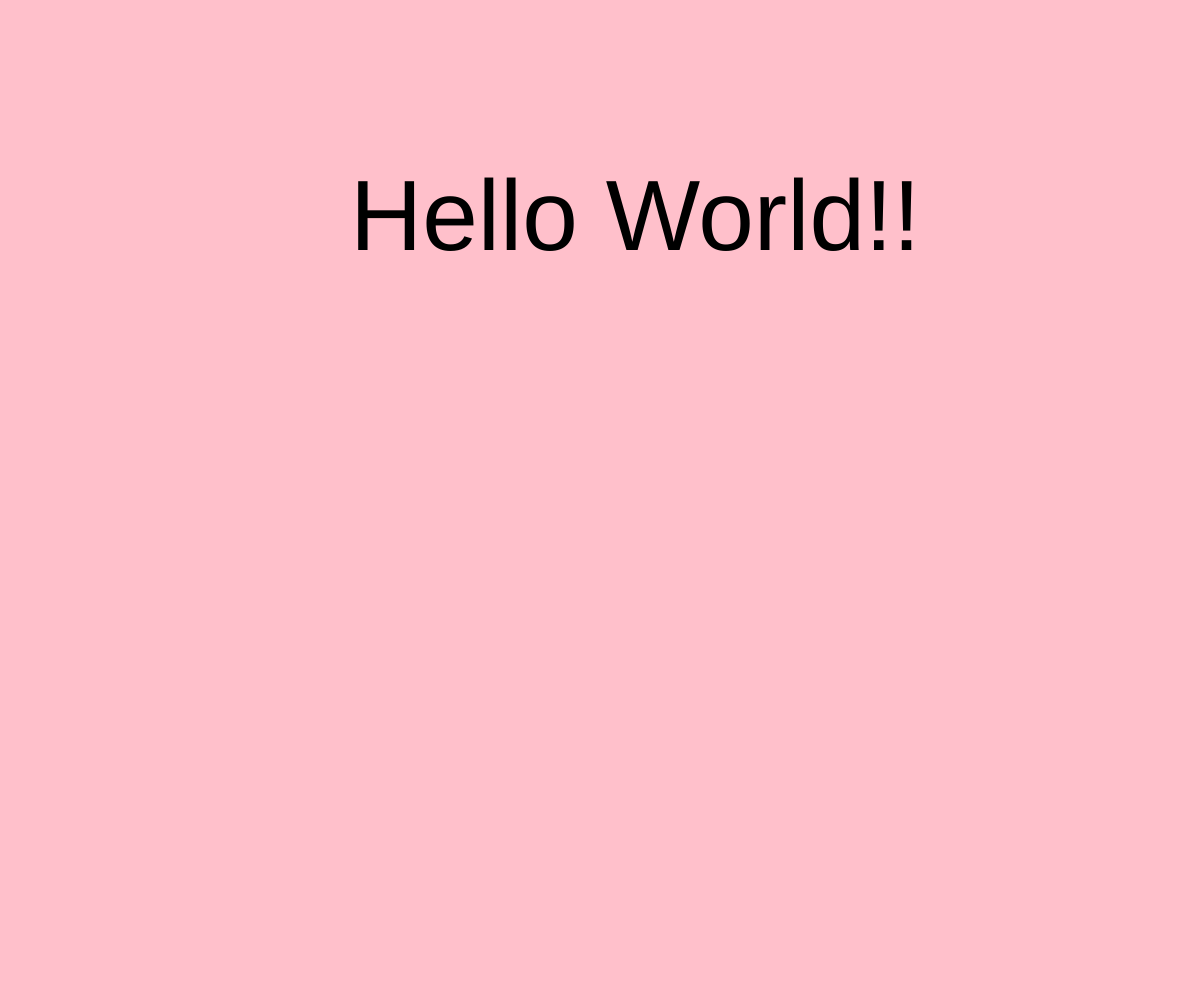
Frame 1 (no input)
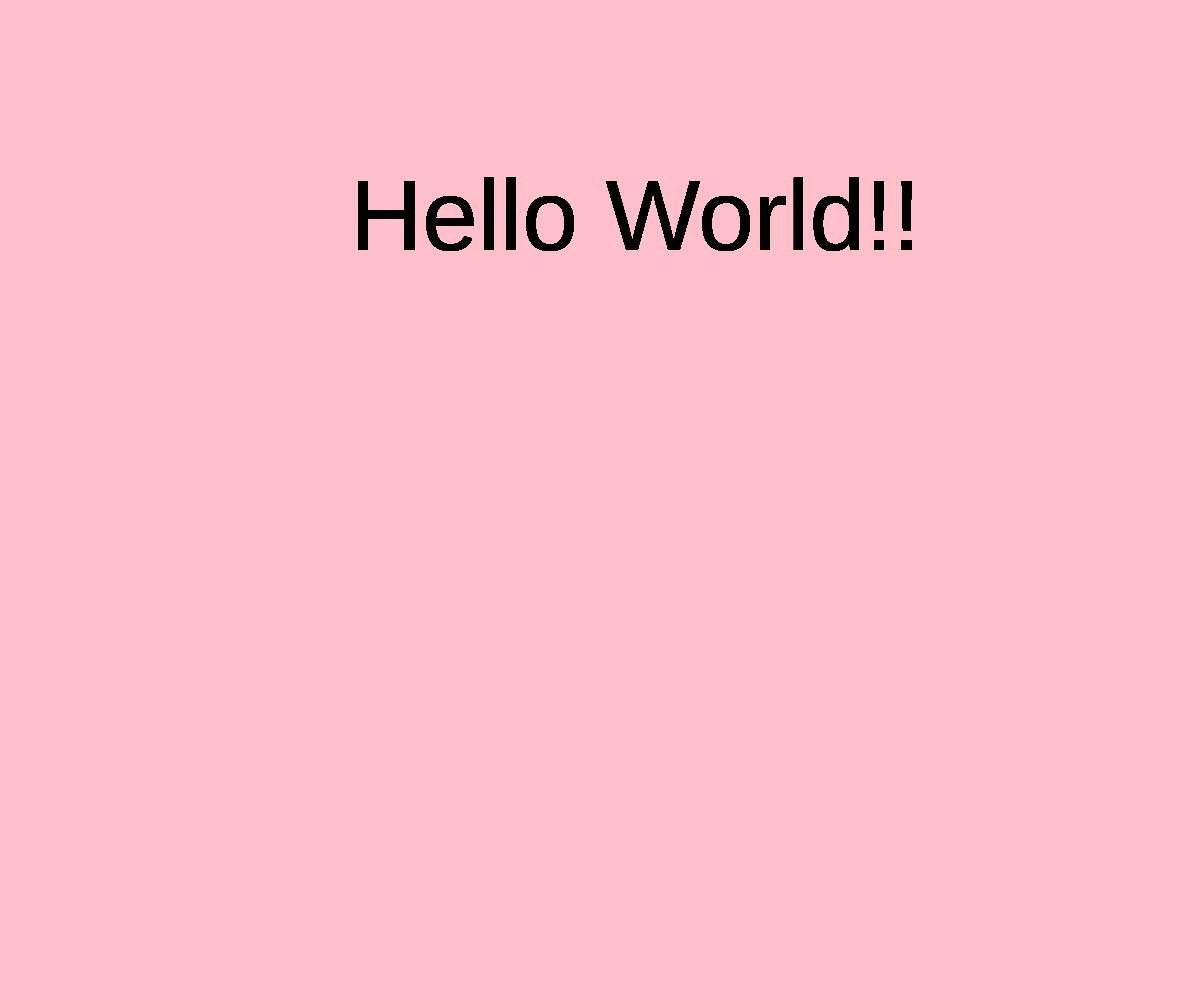
Frame 60 (no input)
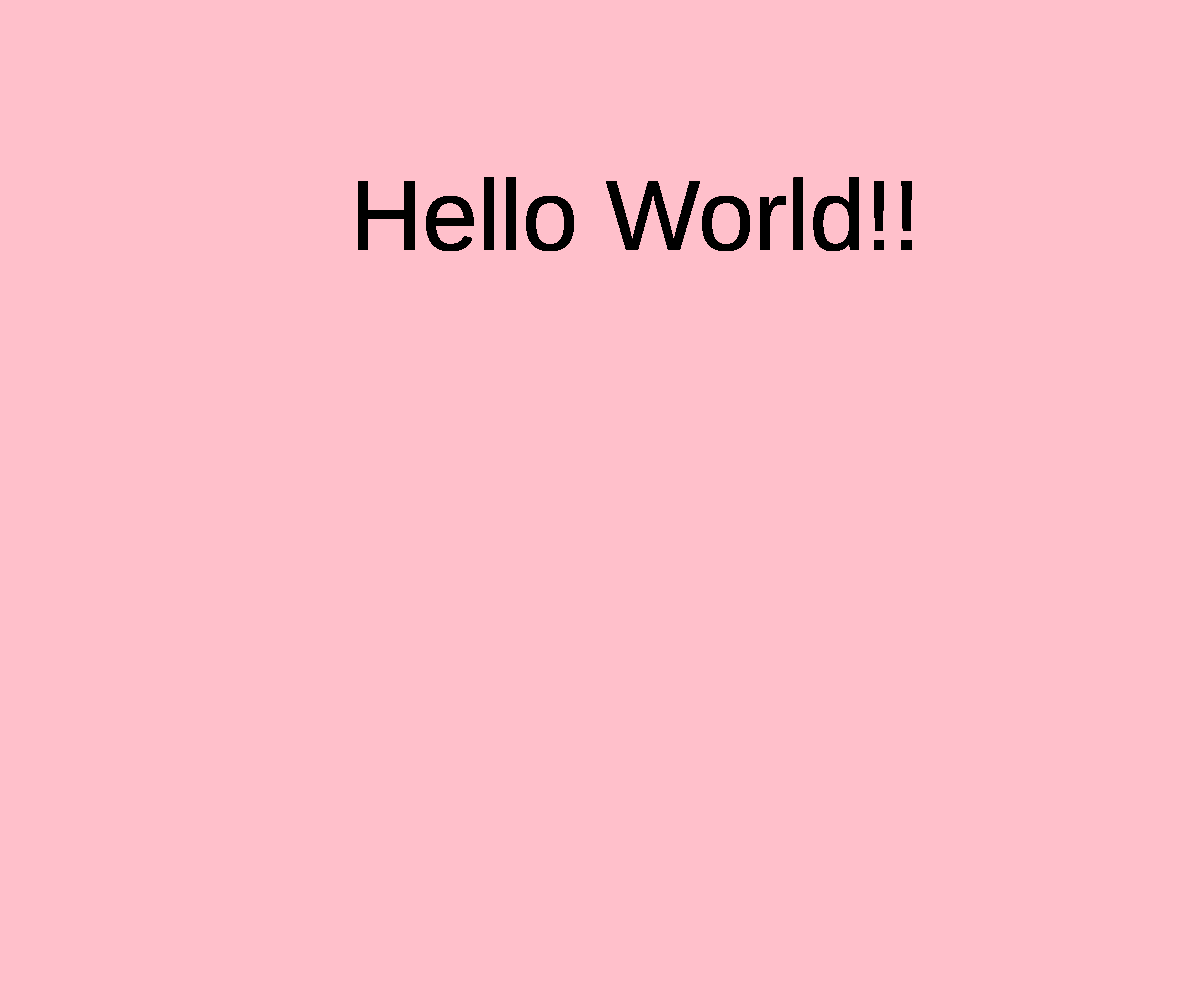
Frame 120 (the mouse pressed at the canvas centre since frame 60)

The p5.js sketch that drew these frames (run headless with seeded random() and noise() and a simulated clock; from frame 60 on, the mouse is pressed at the canvas centre):

// p5.js sketch
// ── sketch.js
//Declare Setup Function
function setup (){
//Watched a video on "the coding train" youtube channel and I noticed that she made her canvas the size of the window , so I wanted to give it a try.
  createCanvas(
    window.innerWidth,
    window.innerHeight
  );
  //Colored the background pink
  background('pink');
  }

  //Declare Draw function

  function draw(){
    //define text size using textSize() Function
    textSize(100);
    //Using text function have, p5 write Hello World.
text("Hello World!!", 350, 250)

  }
